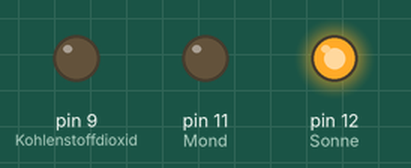
Simulated run of this sketch. Board: Arduino Uno, built with avr-gcc and run on an emulated ATmega328P. Parts: output pins drawn as LEDs (lit = HIGH). Pins used as bus, display or sensor lines are not drawn.

Above: at 1.0 s.
At 8.5 s:
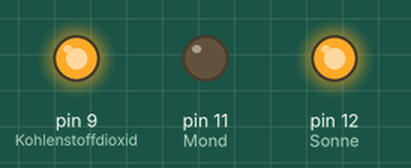
At 20.0 s:
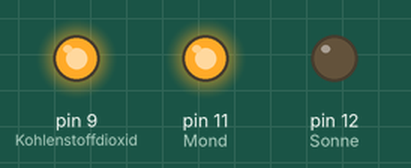
Timing chart, 0 to 32.5 s (numbered marks = the images above):
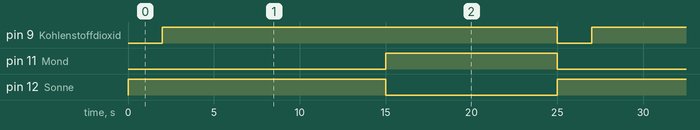

Measured:
- by itself, pin 9 (Kohlenstoffdioxid): alternates HIGH for 23.0 s and LOW for 2.0 s
- by itself, pin 11 (Mond): alternates HIGH for 10.0 s and LOW for 15.0 s
- by itself, pin 12 (Sonne): alternates HIGH for 15.0 s and LOW for 10.0 s

The sketch:

main.ino
```cpp
const int Sonne = 12;
const int Mond = 11;
const int Sauerstoff = 10;
const int Kohlenstoffdioxid = 9;

void setup() {
  pinMode(Sonne, OUTPUT);
  pinMode(Mond, OUTPUT);
  pinMode(Sauerstoff, OUTPUT);
  pinMode(Kohlenstoffdioxid, OUTPUT);
}

void loop() {
  tag();
  nacht();
}

void tag() {
  digitalWrite(Sonne, HIGH);
  delay(2000);
  digitalWrite(Kohlenstoffdioxid, HIGH);

  delay(5000);
  digitalWrite(Sauerstoff, HIGH);
  delay(8000);

  digitalWrite(Sauerstoff, LOW);
  digitalWrite(Sonne, LOW);
  digitalWrite(Kohlenstoffdioxid, LOW);
}

void nacht() {
  digitalWrite(Mond, HIGH);
  digitalWrite(Kohlenstoffdioxid, HIGH);
  delay(10000);
  digitalWrite(Kohlenstoffdioxid, LOW);
  digitalWrite(Mond, LOW);
}
```
